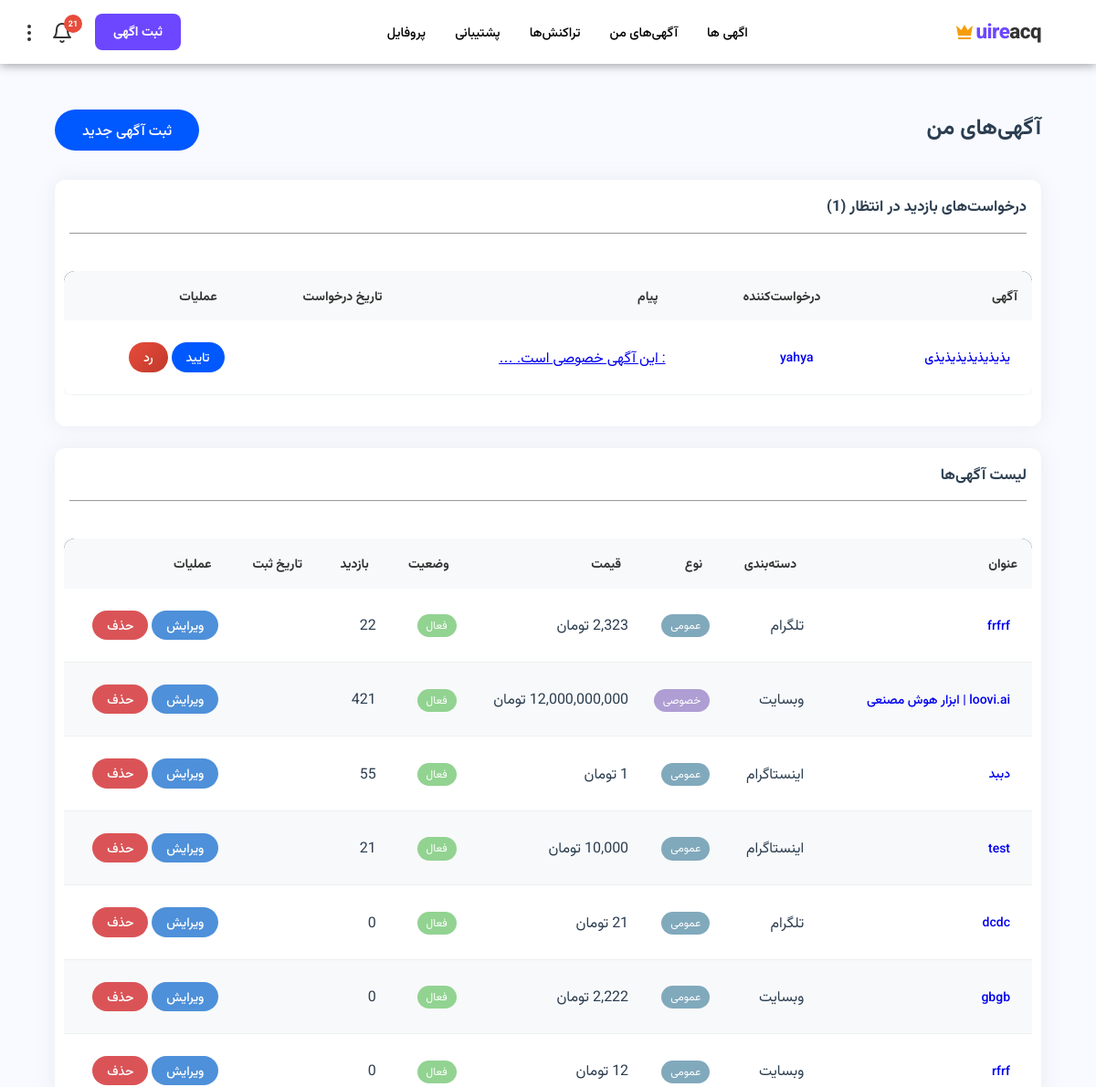
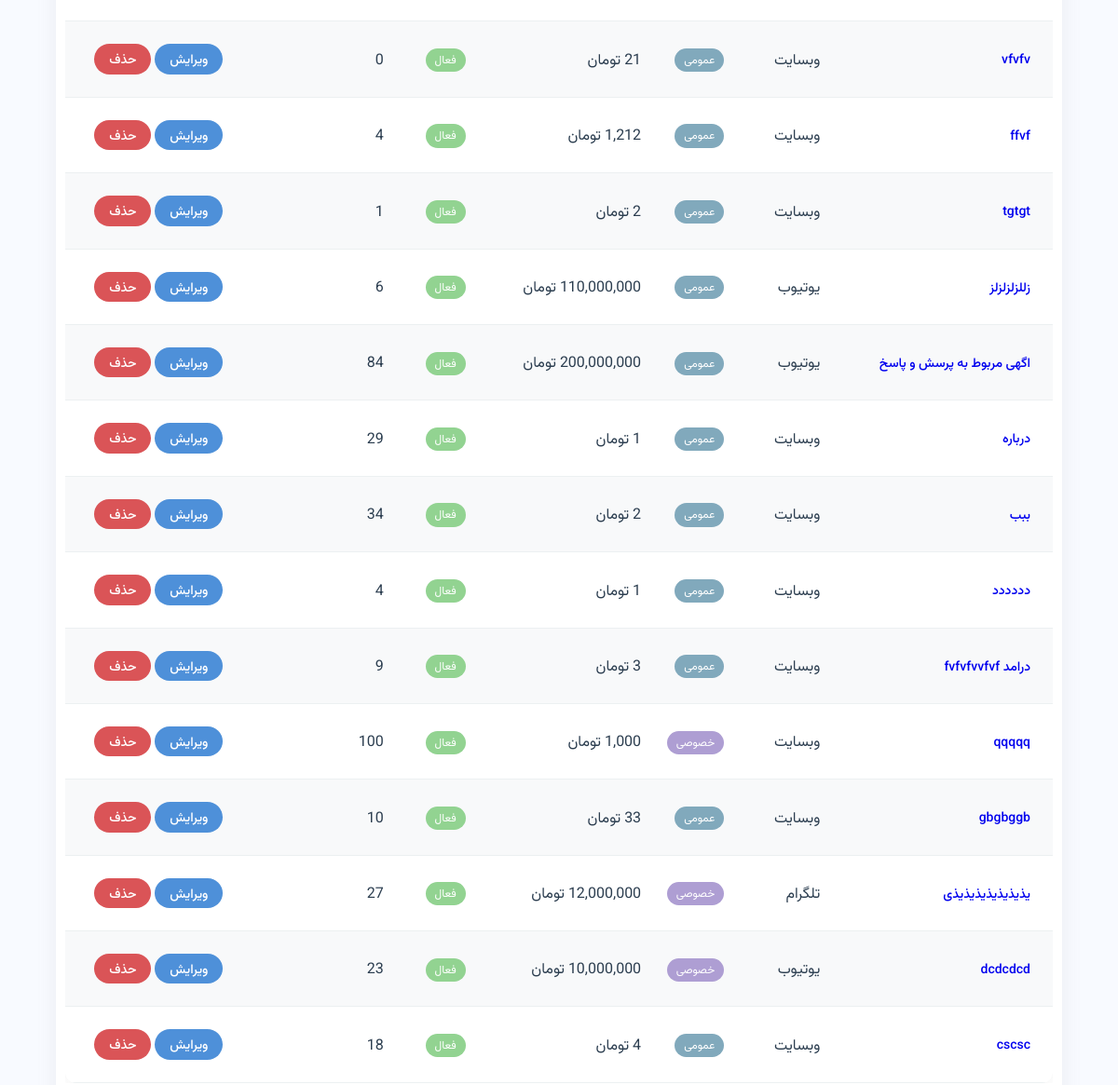
/listings/my-listings/ (signed in, upper part), run on an earlier commit of the app's database (2 pictures, top to bottom).
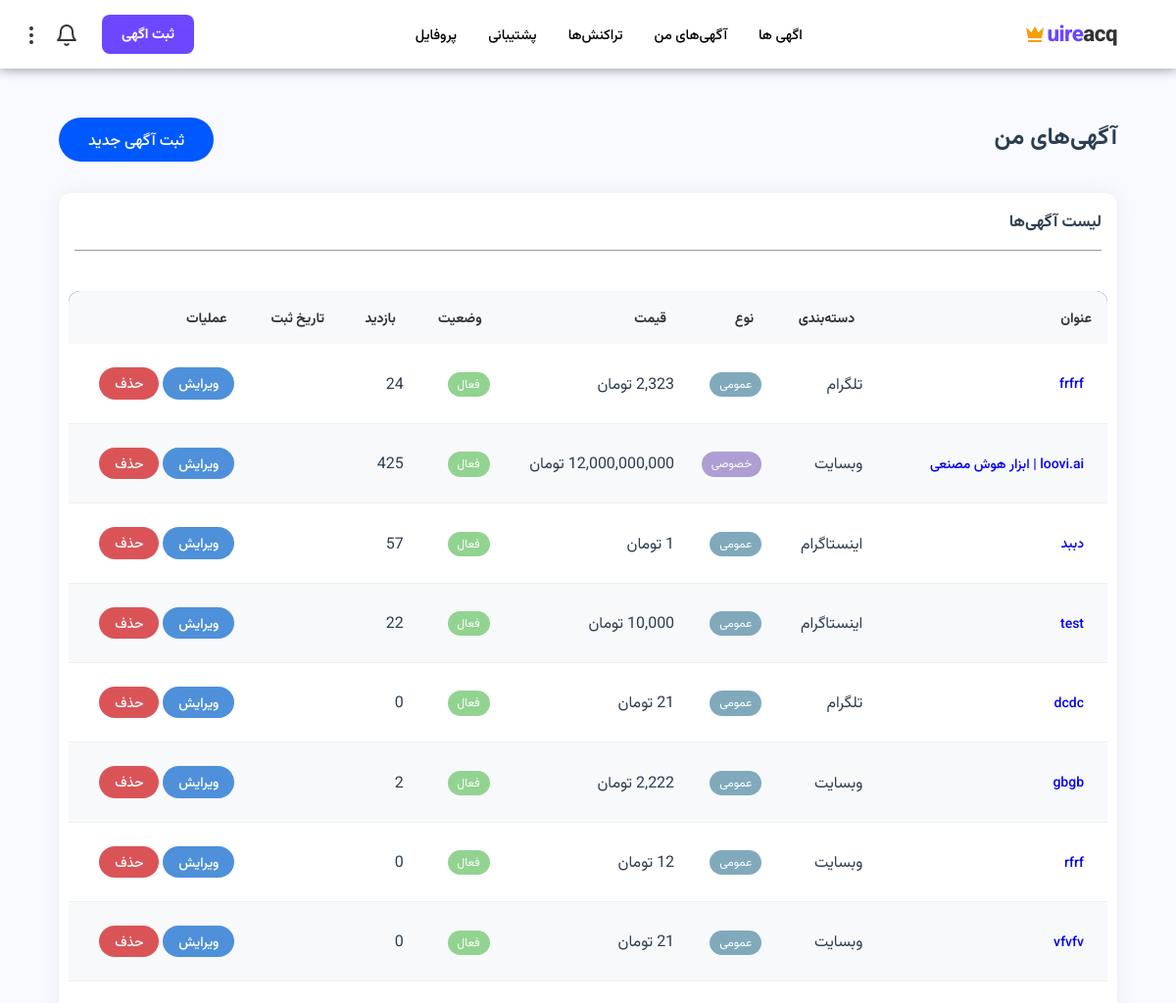
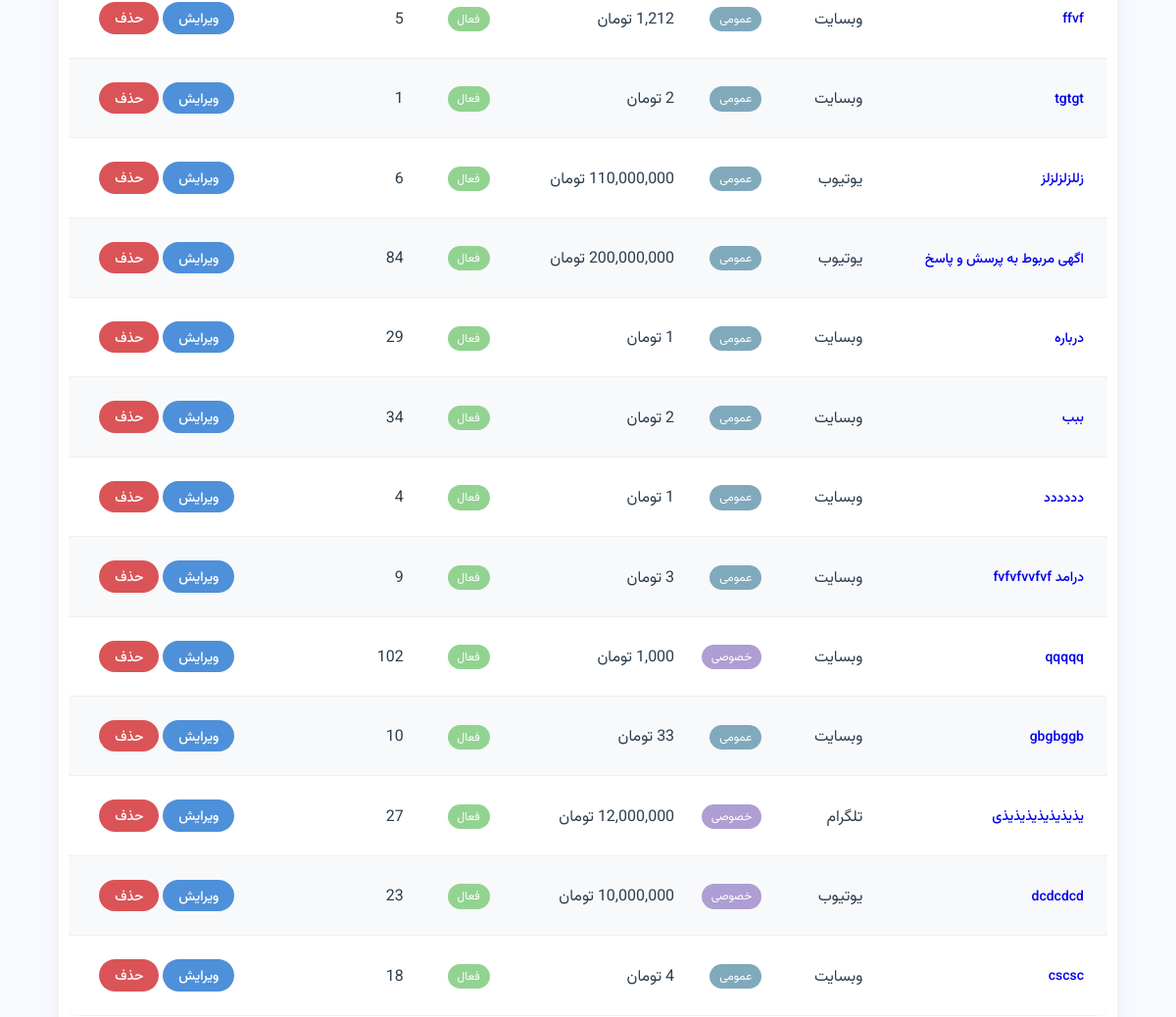
And on a later commit of the database (2 pictures, top to bottom).
### listings/models.py (models this page shows, shortened)
class VisitRequest(models.Model):
    STATUS_CHOICES = [
        ('pending', 'در انتظار تایید'),
        ('approved', 'تایید شده'),
        ('rejected', 'رد شده'),
    ]
    listing = models.ForeignKey(Listing, on_delete=models.CASCADE, related_name='visit_requests')
    requester = models.ForeignKey(settings.AUTH_USER_MODEL, on_delete=models.CASCADE, related_name='visit_requests')
    status = models.CharField(max_length=20, choices=STATUS_CHOICES, default='pending')
    message = models.TextField(blank=True, verbose_name='پیام درخواست')
    created_at = models.DateTimeField(auto_now_add=True)
    updated_at = models.DateTimeField(auto_now=True)
    class Meta:
        verbose_name = 'درخواست بازدید'
        verbose_name_plural = 'درخواست‌های بازدید'
        unique_together = ['listing', 'requester']
        ordering = ['-created_at']

class Listing(models.Model):
    STATUS_CHOICES = [
        ('pending', 'در انتظار تایید'),
        ('active', 'فعال'),
        ('sold', 'فروخته شده'),
        ('rejected', 'رد شده'),
        ('deleted', 'حذف شده'),
    ]
    """LEVEL_CHOICES = [
        ('beginner', 'مبتدی'),
        ('intermediate', 'متوسط'),
        ('advanced', 'پیشرفته'),
        ('professional', 'حرفه‌ای'),
    ] """
    seller = models.ForeignKey(settings.AUTH_USER_MODEL, on_delete=models.CASCADE, related_name='listings')
    category = models.ForeignKey(Category, on_delete=models.SET_NULL, null=True)
    title = models.CharField(max_length=200)
    description = models.TextField()
    location = models.TextField(max_length=200, null=True, blank=True)
    price = models.DecimalField(max_digits=12, decimal_places=0)
    discount_price = models.DecimalField(max_digits=12, decimal_places=0, null=True, blank=True)
    about_platform = models.TextField(null=True, blank=True, verbose_name='درباره پلتفرم')
    """ level = models.CharField(max_length=20, choices=LEVEL_CHOICES, default='beginner', verbose_name='سطح') """
    platform_url = models.URLField()
    followers_count = models.IntegerField(default=0)
    monthly_income = models.DecimalField(null=True, blank=True, max_digits=12, decimal_places=0)
    platform_age = models.IntegerField(default=0)
    most_like = models.IntegerField(null=True, blank=True)
    most_view = models.IntegerField(null=True, blank=True)
    most_comment = models.IntegerField(null=True, blank=True)
    main_image = models.ImageField(upload_to='listings/images/')
    boost = models.BooleanField(default=False, verbose_name='آگهی پیشرفته')
    premier = models.BooleanField(default=False, verbose_name='آگهی برتر')
    is_income = models.BooleanField(default=True, verbose_name='اگهی به درامد رسیده')
    is_verified = models.BooleanField(default=False, verbose_name='اطلاعات مورد تایید است')
    is_private = models.BooleanField(default=False, verbose_name='آگهی خصوصی')
    status = models.CharField(max_length=20, choices=STATUS_CHOICES, default='pending')
    rejection_reason = models.TextField(blank=True, null=True, verbose_name='دلیل رد')
    views_count = models.IntegerField(default=0)
    created_at = models.DateTimeField(auto_now_add=True)
    updated_at = models.DateTimeField(auto_now=True)
    class Meta:
        ordering = ['-boost', '-created_at']

class Category(models.Model):
    PLATFORM_CHOICES = [
        ('website', 'وبسایت'),
        ('instagram', 'اینستاگرام'),
        ('telegram', 'تلگرام'),
        ('youtube', 'یوتیوب'),
        ('aparat', 'آپارات'),
        ('other', 'سایر'),
    ]
    name = models.CharField(max_length=100)
    platform = models.CharField(max_length=20, choices=PLATFORM_CHOICES)
    description = models.TextField(blank=True)
    class Meta:
        verbose_name_plural = 'دسته‌بندی‌ها'

### accounts/models.py (models this page shows, shortened)
class User(AbstractUser):
    phone_number = models.CharField(max_length=11, unique=True, null=True, blank=True, verbose_name='شماره موبایل')
    national_code = models.CharField(max_length=10, unique=True, null=True, blank=True, verbose_name='کد ملی')
    profile_image = models.ImageField(upload_to='profiles/', null=True, blank=True, verbose_name='تصویر پروفایل')
    is_verified = models.BooleanField(default=False, verbose_name='احراز شده')
    created_at = models.DateTimeField(auto_now_add=True, verbose_name='تاریخ عضویت')

### listings/views.py (the view)
# urls.py: path('my-listings/', views.my_listings, name='my_listings'),
@login_required
def my_listings(request):
    listings = Listing.objects.filter(seller=request.user)
    pending_requests = VisitRequest.objects.filter(
        listing__seller=request.user,
        status='pending'
    ).select_related('listing', 'requester')
    return render(request, 'listings/my_listings.html', {
        'listings': listings,
        'pending_requests': pending_requests
    })

### listings/templatetags/custom_tags.py (called while the page is built)
@register.filter(name='split_number')
def split_number(value):
    try:
        return f"{int(value):,}"
    except (ValueError, TypeError):
        return value

### listings/templatetags/date_filters.py (called while the page is built)
@register.filter
def jalali_date_numeric(value):
    if not value:
        return ""
    j_date = jdatetime.datetime.fromgregorian(datetime=value)
    return j_date.strftime("%Y/%m/%d")

@register.filter
def to_jalali(value):
    if value:
        jalali_date = jdatetime.datetime.fromgregorian(datetime=value)
        return jalali_date.strftime('%Y/%m/%d %H:%M')
    return ''

### notifications/context_processors.py (called while the page is built)
def unread_notifications_count(request):
    if request.user.is_authenticated:
        count = Notification.objects.filter(recipient=request.user, is_read=False).count()
        return {'unread_notifications_count': count}
    return {'unread_notifications_count': 0}

### templates/listings/my_listings.html (shortened to what the changed rows need)
{% extends 'base.html' %}
{% load custom_tags %}
{% load date_filters %}
{% block content %}
<div class="btn-listing-create">
    <h2 class="mb-4">آگهی‌های من</h2>
</div>
{% if pending_requests %}
<div class="card mb-4">
    <div class="card-header">
        <h5 class="mb-0">درخواست‌های بازدید در انتظار ({{ pending_requests.count }})</h5>
        <hr>
    </div>
    <div class="card-body">
        <div class="table-responsive">
            <table class="table table-hover">
                <thead>
                    <tr>
                        <th>آگهی</th>
                        <th>درخواست‌کننده</th>
                        <th>پیام</th>
                        <th>تاریخ درخواست</th>
                        <th>عملیات</th>
                    </tr>
                </thead>
                <tbody>
                    {% for request in pending_requests %}
                    <tr>
                        <td>
                            <a href="{% url 'listings:listing_detail' request.listing.pk %}"
                                class="btn btn-sm btn-link">
                                {{ request.listing.title }}
                            </a>
                        </td>
                        <td>
                            <a href="{% url 'listings:user_profile' request.requester.username %}"
                                class="btn btn-sm btn-link">
                                {{ request.requester.username }}
                            </a>
                        </td>
                        <td>
                            {% if request.message %}
                            <a href="javascript:void(0);" onclick="openModal('messageModal{{ request.pk }}')"
                                class="text-decoration-none">
                                {{ request.message|truncatewords:5 }}
                            </a>
                            {% else %}
                            <em class="text-muted">بدون پیام</em>
                            {% endif %}
                        </td>
                        <td>{{ request.created_at|to_jalali }}</td>
                        <td>
                            <a href="{% url 'listings:manage_visit_request' request.pk 'approve' %}"
                                class="btn btn-sm btn-success"
                                onclick="return confirm('آیا از تایید این درخواست اطمینان دارید؟')">
                                تایید
                            </a>
                            <a href="{% url 'listings:manage_visit_request' request.pk 'reject' %}"
                                class="btn btn-sm btn-danger"
                                onclick="return confirm('آیا از رد این درخواست اطمینان دارید؟')">
                                رد
                            </a>
                        </td>
                    </tr>
                    {% endfor %}
                </tbody>
            </table>
        </div>
    </div>
</div>
{% endif %}
<div class="card">
    <div class="card-body">
        <div class="table-responsive">
            <table class="table table-striped">
                <thead>
                    <tr>
                        <th>عنوان</th>
                        <th>دسته‌بندی</th>
                        <th>نوع</th>
                        <th>قیمت</th>
                        <th>وضعیت</th>
                        <th>بازدید</th>
                        <th>تاریخ ثبت</th>
                        <th>عملیات</th>
                    </tr>
                </thead>
                <tbody>
                    {% for listing in listings %}
                    <tr>
                        <td>
                            <a href="{% url 'listings:listing_detail' listing.pk %}" class="btn btn-sm btn-link"
                                onclick="event.stopPropagation();">
                                {{ listing.title }}
                            </a>
                        </td>
                        <td>{{ listing.category.name }}</td>
                        <td>
                            {% if listing.is_private %}
                            <span class="badge tag-private">خصوصی</span>
                            {% else %}
                            <span class="badge tag-general">عمومی</span>
                            {% endif %}
                        </td>
                        <td>{{ listing.price|split_number }} تومان</td>
                        <td>
                            <span
                                class="badge tag-{% if listing.status == 'active' %}active{% elif listing.status == 'sold' %}sold{% elif listing.status == 'rejected' %}not-accepted{% elif listing.status == 'deleted' %}deleted{% else %}waiting{% endif %}">
                                {{ listing.get_status_display }}
                            </span>
                        </td>
                        <td>{{ listing.views_count|split_number }}</td>
                        <td>{{ listing.created_at|jalali_date_numeric }}</td>
                        <td onclick="event.stopPropagation();">
                            {% if listing.status != 'deleted' and listing.status != 'sold' %}
                            <a href="{% url 'listings:listing_edit' listing.pk %}"
                                class="btn btn-sm btn-edit">ویرایش</a>
                            <a href="{% url 'listings:listing_delete' listing.pk %}"
                                class="btn btn-sm btn-remove">حذف</a>
                            {% endif %}
                        </td>
                    </tr>
                    {% empty %}
                    <tr>
                        <td colspan="8" class="text-center">شما هنوز آگهی ثبت نکرده‌اید.</td>
                    </tr>
                    {% endfor %}
                </tbody>
            </table>
        </div>
    </div>
</div>
{% endblock %}

What changed in the data, as far as the page shows it:
removed VisitRequest: listing "یذیذیذیذیذیذیذی", requester.username "yahya", message ": این آگهی خصوصی است. …"
changed Listing "frfrf": views_count|split_number "22" → "24"
changed Listing "loovi.ai | ابزار هوش مصنعی": views_count|split_number "421" → "425"
changed Listing "دببد": views_count|split_number "55" → "57"
changed Listing "test": views_count|split_number "21" → "22"
changed Listing "gbgb": views_count|split_number "0" → "2"
changed Listing "ffvf": views_count|split_number "4" → "5"
changed Listing "qqqqq": views_count|split_number "100" → "102"
Also different on the page:
{{ unread_notifications_count }}: "21" → (not shown)
{{ pending_requests.count }}: "1" → (not shown)
text no longer shown: "درخواست‌های بازدید در انتظار ( ) آگهی درخواست‌کننده پیام تاریخ درخواست عملیات"
